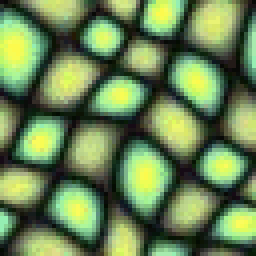
#> input picture test.png, 64 x 64 px, found by its file name (shown 4 times larger); its folder holds only this picture in this run
$ jupyter execute --allow-errors 'Final_Project_COS429 (1).ipynb'   (shell and % lines are left out)
#> lines starting #> are read from the running program, lines starting #| are printed output that depends on the picture
# Image Quilting for Texture Synthesis and Transfer

This notebook contains all of our implemented code and example usage.

Database:

"https://raw.githubusercontent.com/axu2/image-quilting/master/"

"https://people.eecs.berkeley.edu/~efros/research/quilting/figs/transfer/"

# Image Quilting

[cell 1]
import numpy as np
import math
from skimage import io, util
import heapq


def randomPatch(texture, patchLength):
    h, w, _ = texture.shape
    i = np.random.randint(h - patchLength)
    j = np.random.randint(w - patchLength)

    return texture[i:i+patchLength, j:j+patchLength]


def L2OverlapDiff(patch, patchLength, overlap, res, y, x):
    error = 0

    if x > 0:
        left = patch[:, :overlap] - res[y:y+patchLength, x:x+overlap]
        error += np.sum(left**2)

    if y > 0:
        up   = patch[:overlap, :] - res[y:y+overlap, x:x+patchLength]
        error += np.sum(up**2)

    if x > 0 and y > 0:
        corner = patch[:overlap, :overlap] - res[y:y+overlap, x:x+overlap]
        error -= np.sum(corner**2)

    return error


def randomBestPatch(texture, patchLength, overlap, res, y, x):
    h, w, _ = texture.shape
    errors = np.zeros((h - patchLength, w - patchLength))

    for i in range(h - patchLength):
        for j in range(w - patchLength):
            patch = texture[i:i+patchLength, j:j+patchLength]
            e = L2OverlapDiff(patch, patchLength, overlap, res, y, x)
            errors[i, j] = e

    i, j = np.unravel_index(np.argmin(errors), errors.shape)
    return texture[i:i+patchLength, j:j+patchLength]


def minCutPath(errors):
    # dijkstra's algorithm vertical
    pq = [(error, [i]) for i, error in enumerate(errors[0])]
    heapq.heapify(pq)

    h, w = errors.shape
    seen = set()

    while pq:
        error, path = heapq.heappop(pq)
        curDepth = len(path)
        curIndex = path[-1]

        if curDepth == h:
            return path

        for delta in -1, 0, 1:
            nextIndex = curIndex + delta

            if 0 <= nextIndex < w:
                if (curDepth, nextIndex) not in seen:
                    cumError = error + errors[curDepth, nextIndex]
                    heapq.heappush(pq, (cumError, path + [nextIndex]))
                    seen.add((curDepth, nextIndex))


# [25 lines left out: function minCutPath2, not called in this run]


def minCutPatch(patch, patchLength, overlap, res, y, x):
    patch = patch.copy()
    dy, dx, _ = patch.shape
    minCut = np.zeros_like(patch, dtype=bool)

    if x > 0:
        left = patch[:, :overlap] - res[y:y+dy, x:x+overlap]
        leftL2 = np.sum(left**2, axis=2)
        for i, j in enumerate(minCutPath(leftL2)):
            minCut[i, :j] = True

    if y > 0:
        up = patch[:overlap, :] - res[y:y+overlap, x:x+dx]
        upL2 = np.sum(up**2, axis=2)
        for j, i in enumerate(minCutPath(upL2.T)):
            minCut[:i, j] = True

    np.copyto(patch, res[y:y+dy, x:x+dx], where=minCut)

    return patch


def quilt(texture, patchLength, numPatches, mode="cut", sequence=False):
    texture = util.img_as_float(texture)

    overlap = patchLength // 6
    numPatchesHigh, numPatchesWide = numPatches

    h = (numPatchesHigh * patchLength) - (numPatchesHigh - 1) * overlap
    w = (numPatchesWide * patchLength) - (numPatchesWide - 1) * overlap

    res = np.zeros((h, w, texture.shape[2]))

    for i in range(numPatchesHigh):
        for j in range(numPatchesWide):
            y = i * (patchLength - overlap)
            x = j * (patchLength - overlap)

            if i == 0 and j == 0 or mode == "random":
                patch = randomPatch(texture, patchLength)
            elif mode == "best":
                patch = randomBestPatch(texture, patchLength, overlap, res, y, x)
            elif mode == "cut":
                patch = randomBestPatch(texture, patchLength, overlap, res, y, x)
                patch = minCutPatch(patch, patchLength, overlap, res, y, x)

            res[y:y+patchLength, x:x+patchLength] = patch

            if sequence:
                io.imshow(res)
                io.show()

    return res


# [9 lines left out: function quiltSize, not called in this run]

[cell 2]
s = "https://raw.githubusercontent.com/axu2/image-quilting/master/"

texture = io.imread(s + "test.png")
#> texture is the input picture: shape (64, 64, 4); mean R, G, B, A 106.2, 131.8, 83.2, 255
io.imshow(texture)
io.show()

io.imshow(quilt(texture, 25, (6, 6), "random"))
#> the loop in quilt, `for i in range(numPatchesHigh):` made 6 passes
#> after the loop in quilt, `for i in range(numPatchesHigh):`:
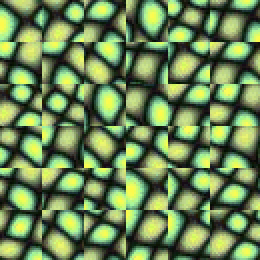
#> res: shape (130, 130, 4) float64 (shown 2 times larger); mean of channels 0, 1, 2, 3 0.414, 0.515, 0.326, 1; drawn as R, G, B
io.show()

io.imshow(quilt(texture, 25, (6, 6), "best"))
#> call 2 of quilt, with patchLength = 25, numPatches = (6, 6), mode = 'best', sequence = False
#> the loop in quilt (call 2), `for i in range(numPatchesHigh):` made 6 passes
#> after the loop in quilt (call 2), `for i in range(numPatchesHigh):`:
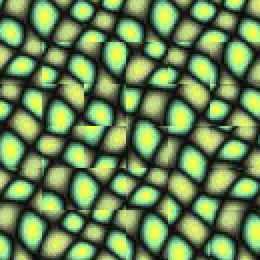
#> res: shape (130, 130, 4) float64 (shown 2 times larger); mean of channels 0, 1, 2, 3 0.413, 0.518, 0.327, 1; drawn as R, G, B
io.show()

io.imshow(quilt(texture, 20, (6, 6), "cut"))
#> call 3 of quilt, with patchLength = 20, numPatches = (6, 6), mode = 'cut', sequence = False
#> after the loop in quilt (call 3), `for i in range(numPatchesHigh):`:
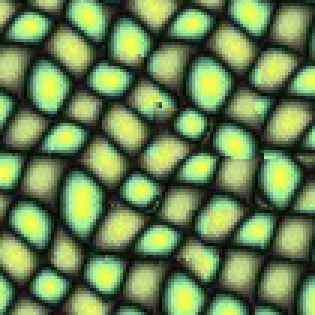
#> res: shape (105, 105, 4) float64 (shown 3 times larger); mean of channels 0, 1, 2, 3 0.41, 0.508, 0.322, 1; drawn as R, G, B
io.show()

[cell 3]
io.imshow(quilt(texture, 20, (3, 3), "cut", True))
#> call 4 of quilt, with patchLength = 20, numPatches = (3, 3), mode = 'cut', sequence = True
#> the loop in quilt (call 4), `for i in range(numPatchesHigh):` made 3 passes
#> pass 1, in minCutPatch (call 36), `patch = patch.copy()`:
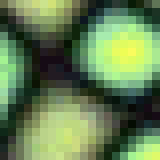
#> patch: shape (20, 20, 4) float64 (shown 8 times larger); mean of channels 0, 1, 2, 3 0.395, 0.5, 0.325, 1; drawn as R, G, B
#> pass 1, in minCutPatch (call 37), `patch = patch.copy()`:
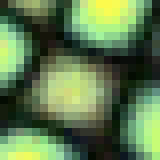
#> patch: shape (20, 20, 4) float64 (shown 8 times larger); mean of channels 0, 1, 2, 3 0.369, 0.477, 0.307, 1; drawn as R, G, B
#> pass 1, in quilt (call 4), `io.show()`:
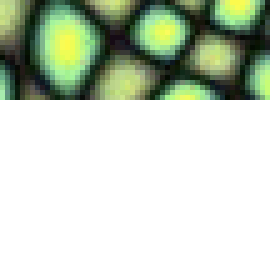
#> shown: shape (54, 54, 4) float64 (shown 5 times larger); mean R, G, B, A 0.145, 0.186, 0.119, 0.37; transparent parts drawn white
#> pass 2, in minCutPatch (call 38), `patch = patch.copy()`:
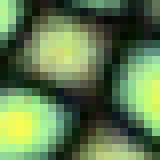
#> patch: shape (20, 20, 4) float64 (shown 8 times larger); mean of channels 0, 1, 2, 3 0.379, 0.484, 0.312, 1; drawn as R, G, B
#> pass 2, in minCutPatch (call 39), `patch = patch.copy()`:
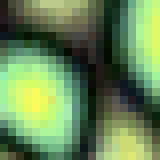
#> patch: shape (20, 20, 4) float64 (shown 8 times larger); mean of channels 0, 1, 2, 3 0.405, 0.524, 0.338, 1; drawn as R, G, B
#> pass 2, in quilt (call 4), `io.show()`:
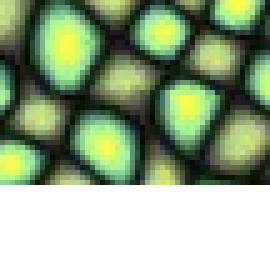
#> shown: shape (54, 54, 4) float64 (shown 5 times larger); mean R, G, B, A 0.266, 0.338, 0.217, 0.685; transparent parts drawn white
#> after the loop in quilt (call 4), `for i in range(numPatchesHigh):`:
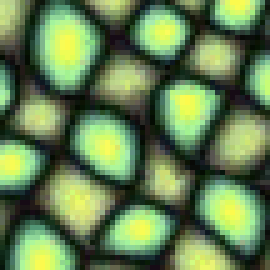
#> res: shape (54, 54, 4) float64 (shown 5 times larger); mean of channels 0, 1, 2, 3 0.397, 0.504, 0.32, 1; drawn as R, G, B
